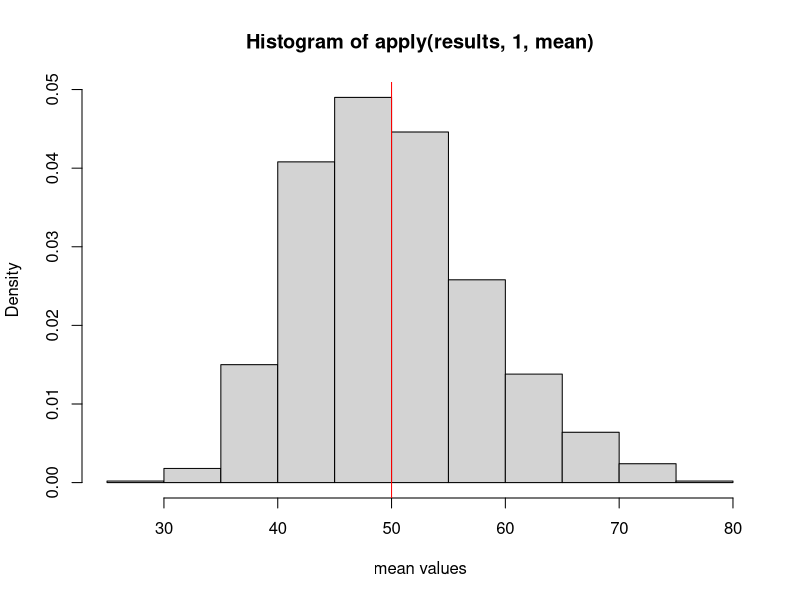
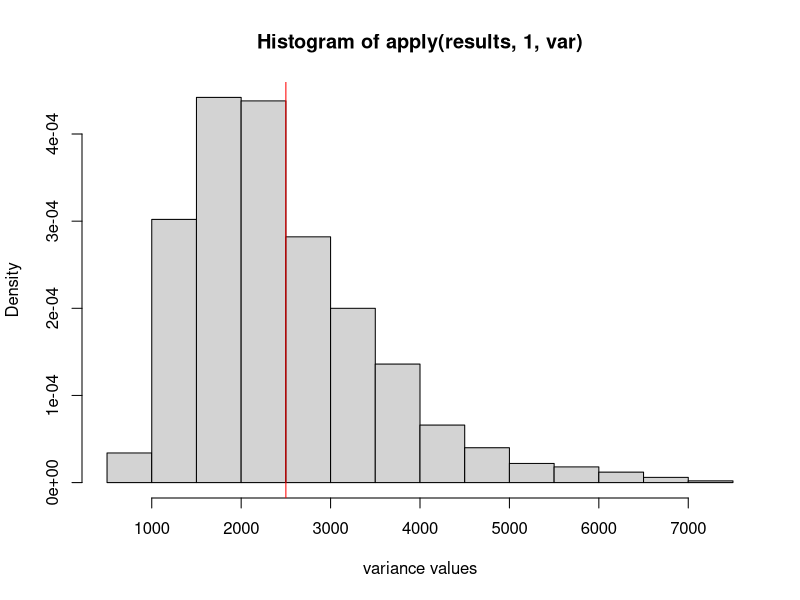
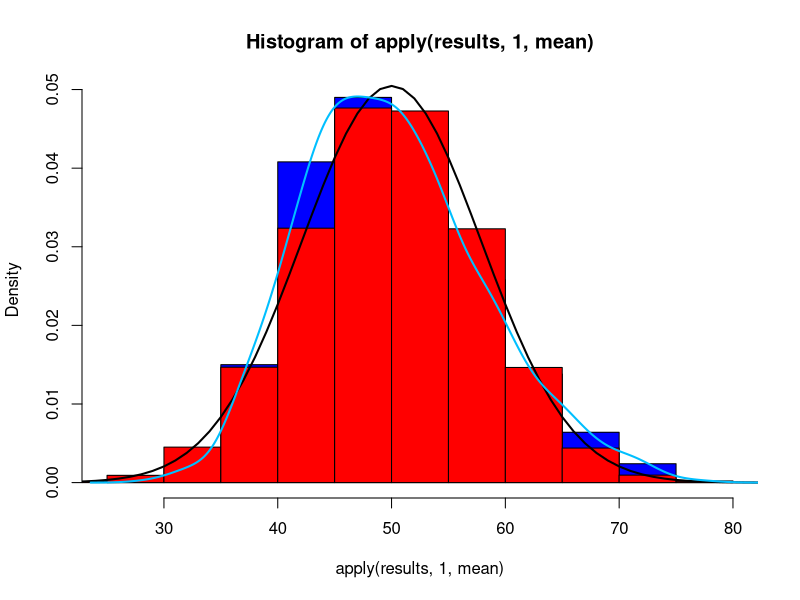

Generate these figures, in order, with R:
## ---- chunk 1
set.seed(1357) # for reproducable results

# Given Variables, from assignment (see above)
lambda <- .02
n <- 40
iterations <- 1000

theoretical_mean <- 1/lambda
theoretical_var <- (1/lambda)^2

results <- matrix( rexp(n*iterations, lambda), nrow=iterations )
# Should result in 1000x40 matrix, with each row rexp() for n=40
dim(results)
## ---- chunk 2
hist(apply(results,1,mean), xlab="mean values", prob=TRUE)
abline(v=theoretical_mean, col="red")
## ---- chunk 3
hist(apply(results,1,var), xlab="variance values", prob=TRUE)
abline(v=theoretical_var, col="red")
## ---- chunk 4
hist( apply(results,1,mean), prob=TRUE, col="blue")
hist(rnorm(results, mean=1/lambda, sd=(1/lambda)/sqrt(n)), col="red", prob=TRUE, add=TRUE)

dx <- seq(min(results), max(results))
dy <- dnorm(dx, mean=1/lambda, sd=(1/lambda)/sqrt(n))
lines(dx, dy, pch=22, col="black", lwd=2)
lines(density(apply(results,1,mean)), col="deepskyblue", lwd=2)
